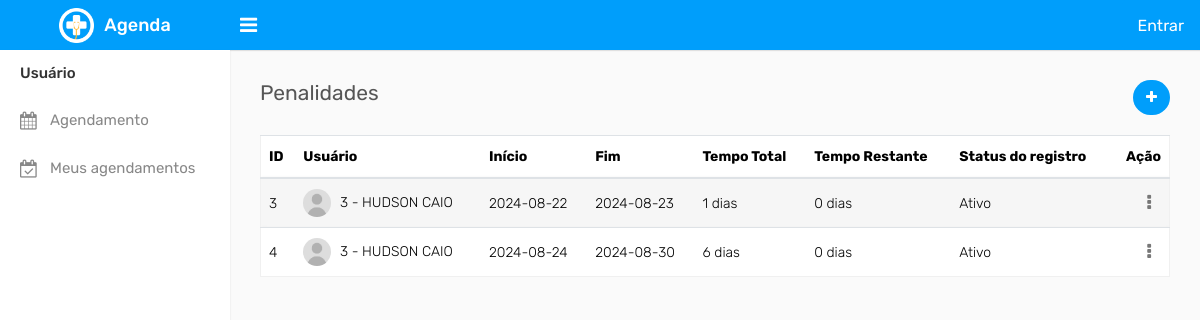
The app's page /listaPenalidade.php, older data.
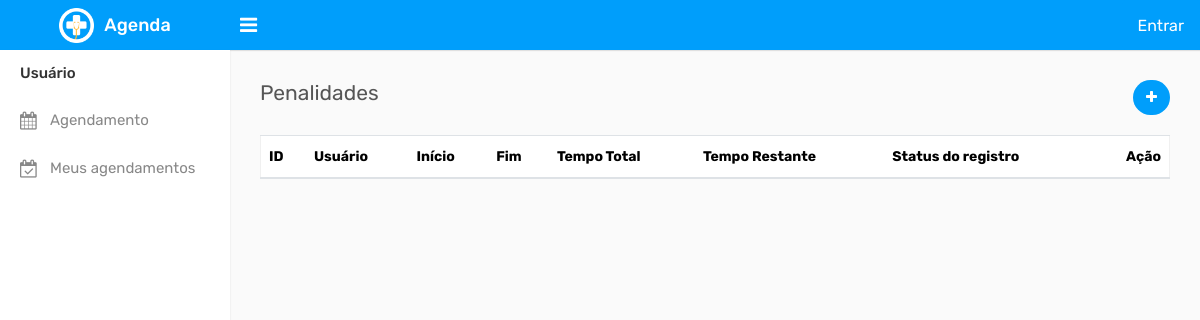
The same page, newer data.
### tables this page shows
CREATE TABLE IF NOT EXISTS `penalidade` (
  `id` int NOT NULL AUTO_INCREMENT,
  `usuario_id` int NOT NULL,
  `statusRegistro` int NOT NULL,
  `inicio` date NOT NULL DEFAULT (now()),
  `fim` date NOT NULL,
  `motivo` varchar(250) NOT NULL,
  PRIMARY KEY (`id`),
  KEY `usuario_id` (`usuario_id`)
);

### library/Database.php (called while the page is built, shortened)
<?php
class Database
{
    function dbConect()
    {
        try {
            $conn = new PDO(
                "mysql:host=localhost;dbname=marcacao_locais",
                "root",
                "",
                array(PDO::MYSQL_ATTR_INIT_COMMAND => 'SET NAMES utf8')
            );
            $conn->setAttribute(PDO::ATTR_ERRMODE, PDO::ERRMODE_EXCEPTION);
            return $conn;
        } catch (Exception $ex) {
            echo '<p style="color: red;">ERROR: '. $ex->getMessage(). "</p>";
        }
    }
    function dbSelect($query, $tipoRetorno = 'all', $dados = [])
    {
        try {
            $conn = $this->dbConect();
            $data = $conn->prepare($query);
            $data->execute($dados);
            if ($tipoRetorno == "all") {
                return $data->fetchAll();
            } else {
                return $data->fetch(PDO::FETCH_OBJ);
            }
        } catch (Exception $ex) {
            echo '<p style="color: red;">ERROR: '. $ex->getMessage(). "</p>";
            return [];
        }
    }
}

### helpers/Formulario.php (called while the page is built, shortened)
<?php
    function getStatusDescricao($status)
    {
        if ($status == 1) {
            return "Ativo";
        } elseif ($status == 2) {
            return "Inativo";
        } else {
            return "...";
        }
    }

### listaPenalidade.php (the view, shortened to what this page needs)
<?php
    require_once 'comuns/cabecalho.php';
    require_once "library/Database.php";
    require_once "helpers/Formulario.php";
    $db = new Database();
    $data = $db->dbSelect("SELECT concat(usuario_id, ' - ', u.nome) as usuario, p.*, concat(if(fim - CURRENT_DATE < 0, 0, fim - CURRENT_DATE), ' dias') as penalidade_restante, concat(fim - inicio, ' dias') AS penalidade_total FROM penalidade p INNER JOIN usuario u ON (u.id = usuario_id)");
?>
    <div class="page-wrapper">
        <div class="content">
            <div class="row">
                <div class="col-sm-4 col-3">
                    <h4 class="page-title">Penalidades</h4>
                </div>
                <div class="col-sm-8 col-9 text-right m-b-20">
                    <a href="formPenalidade.php?acao=insert" class="btn btn btn-primary btn-rounded float-right"><i class="fa fa-plus"></i></a>
                </div>
            </div>
            <div class="row">
                <div class="col-md-12">
                    <div class="table-responsive">
                        <table id="tbListaPenalidade" class="table table-border table-striped custom-table mb-0">
                            <thead>
                                <tr>
                                    <th>ID</th>
                                    <th>Usuário</th>
                                    <th>Início</th>
                                    <th>Fim</th>
                                    <th>Tempo Total</th>
                                    <th>Tempo Restante</th>
                                    <th>Status do registro</th>
                                    <th class="text-right">Ação</th>
                                </tr>
                            </thead>
                            <tbody>
                            <?php
                                foreach ($data as $row) {
                                    ?>
                                <tr>
                                    <td><?= $row['id'] ?></td>
                                    <td><img width="28" height="28" src="assets/img/user.jpg" class="rounded-circle m-r-5" alt=""> <?= $row['usuario'] ?></td>
                                    <td><?= $row['inicio'] ?></td>
                                    <td><?= $row['fim'] ?></td>
                                    <td><?= $row['penalidade_total'] ?></td>
                                    <td><?= $row['penalidade_restante'] ?></td>
                                    <td><?= getStatusDescricao($row['statusRegistro']) ?></td>
                                    <td class="text-right">
                                        <div class="dropdown dropdown-action">
                                            <a href="#" class="action-icon dropdown-toggle" data-toggle="dropdown" aria-expanded="false"><i class="fa fa-ellipsis-v"></i></a>
                                        </div>
                                    </td>
                                </tr>
                            <?php
                                }
                                    ?>
                            </tbody>
                        </table>
                    </div>
                </div>
            </div>
        </div>
    </div>
<?php
    require_once 'comuns/rodape.php';
?>

### comuns/cabecalho.php (shortened to what this page needs)
<!DOCTYPE html>
<html lang="pt-br">
<head>
    <link rel="stylesheet" type="text/css" href="assets/css/bootstrap.min.css">
    <link rel="stylesheet" type="text/css" href="assets/css/font-awesome.min.css">
    <link rel="stylesheet" type="text/css" href="assets/css/style.css">
</head>
<body>
    <div class="main-wrapper" id="cabecalho">
        <div class="header">
			<div class="header-left">
				<a href="index.php" class="logo">
					<img src="assets/img/logo.png" width="35" height="35" alt=""> <span>Agenda</span>
				</a>
			</div>
			<a id="toggle_btn" href="javascript:void(0);"><i class="fa fa-bars"></i></a>
            <ul class="nav user-menu float-right">
                <li class="nav-item dropdown d-none d-sm-block">
                <?php if(!isset($_SESSION["userId"])) : ?>
                    <a class="btn btn-primary float-right" href="logar.php">Entrar</a>
                <?php endif; ?>
            </ul>
        </div>
        <div class="sidebar" id="sidebar">
            <div class="sidebar-inner slimscroll">
                <div id="sidebar-menu" class="sidebar-menu">
                    <ul>
                        <li class="menu-title">Usuário</li>
                        <li>
                            <a href="agendamento.php?acao=insert"><i class="fa fa-calendar"></i> <span>Agendamento</span></a>
                        </li>
                        <li>
                            <a href="<?= !isset($_SESSION["userId"]) ? "logar.php" : "listaAgendamento.php" ?>"><i class="fa fa-calendar-check-o"></i> <span>Meus agendamentos</span></a>
                        </li>
                    </ul>
                </div>
            </div>
        </div>

### comuns/rodape.php (shortened to what this page needs)
</body>
</html>

Row changes from the older to the newer data that the page shows:
removed penalidade: id "3", usuario "3 - HUDSON CAIO", inicio "2024-08-22", fim "2024-08-23", penalidade_total "1 dias", penalidade_restante "0 dias", statusRegistro "Ativo"
removed penalidade: id "4", usuario "3 - HUDSON CAIO", inicio "2024-08-24", fim "2024-08-30", penalidade_total "6 dias", penalidade_restante "0 dias", statusRegistro "Ativo"
